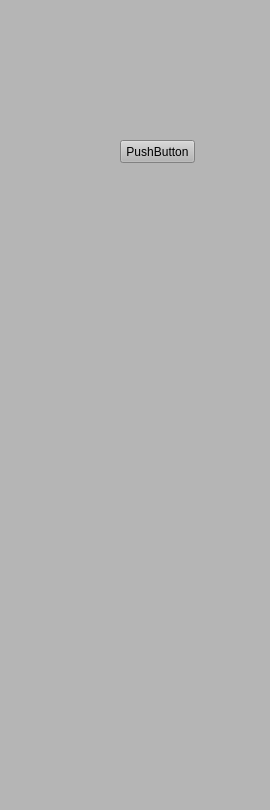
<?xml version="1.0" encoding="UTF-8"?>
<ui version="4.0">
 <class>RoadBoxList</class>
 <widget class="QDockWidget" name="RoadBoxList">
  <property name="geometry">
   <rect>
    <x>0</x>
    <y>0</y>
    <width>270</width>
    <height>810</height>
   </rect>
  </property>
  <property name="minimumSize">
   <size>
    <width>270</width>
    <height>810</height>
   </size>
  </property>
  <property name="styleSheet">
   <string notr="true">background-color: rgb(181, 181, 181);</string>
  </property>
  <widget class="QWidget" name="dockWidgetContents">
   <widget class="QPushButton" name="pushButton">
    <property name="geometry">
     <rect>
      <x>120</x>
      <y>140</y>
      <width>75</width>
      <height>23</height>
     </rect>
    </property>
    <property name="text">
     <string>PushButton</string>
    </property>
   </widget>
  </widget>
 </widget>
 <resources/>
 <connections/>
</ui>
